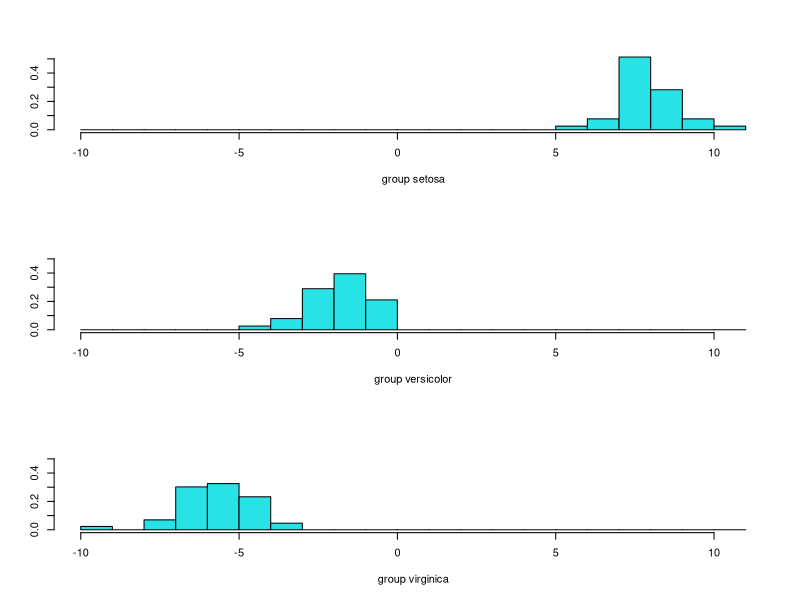

This figure's R source: (Note: this script raises an error after producing the figure.)
## ---- chunk 1
for (i in 1:4) {
  cat(colnames(iris)[i],sep="\n")
  print(aggregate(iris[,i],by=list(iris$Species),var)) #compute variance for each group
}
## ---- chunk 2
set.seed(1)
n <- nrow(iris)
ind <- sample(c(1:n), floor(0.8*n))
iris.train <- iris[ind,]
iris.test  <- iris[-ind,]
## ---- chunk 3
library(MASS)
iris.lda <- lda(Species~., data=iris.train)
iris.lda 
## ---- chunk 4
iris.pred.tr <- predict(iris.lda)
ldahist(data = iris.pred.tr$x[,1], g=iris.train$Species)
## ---- chunk 5
dataset <- data.frame(Type=iris.train$Species, lda=iris.pred.tr$x)
ggplot(dataset, aes(x=lda.LD1)) + 
  geom_density(aes(group=Type, colour=Type, fill=Type), alpha=0.3)
## ---- chunk 6
# The classification rule is manually designed as follows:
# classify observations to virginica  if LD1 < -3.5;
# classify observations to versicolor if -3.5 <= LD1 <= 3;
# classify observations to setosa     if LD1 > 3
pred.LD1 <-rep("versicolor",nrow(iris.train))
pred.LD1[iris.pred.tr$x[,1] < -3.5] <- "virginica"
pred.LD1[iris.pred.tr$x[,1] >  3] <- "setosa"
mean(pred.LD1!=iris.train$Species)
## ---- chunk 7
# plot(iris.pred.tr$x[,1],iris.pred.tr$x[,2], col=train.data$Species,
#      pch=as.numeric(train.data$Species), xlab="LD1", ylab="LD2")
ggplot(dataset, aes(x=lda.LD1, y=lda.LD2)) + 
  geom_point(aes(group=Type, colour=Type, shape=Type))
## ---- chunk 8
mean(iris.train$Species != iris.pred.tr$class)
## ---- chunk 9
iris.pred.te <- predict(iris.lda, iris.test) 
mean(iris.test$Species != iris.pred.te$class)
## ---- chunk 10
iris.qda <- qda(Species~., data=iris.train)
iris.pred.te2 <- predict(iris.qda, iris.test)
mean(iris.test$Species != iris.pred.te2$class)
